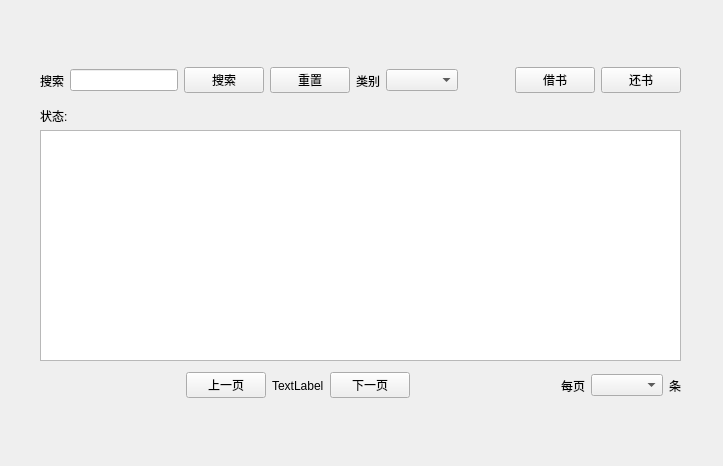
<?xml version="1.0" encoding="UTF-8"?>
<ui version="4.0">
 <class>BookDisplayWidget</class>
 <widget class="QWidget" name="BookDisplayWidget">
  <property name="geometry">
   <rect>
    <x>0</x>
    <y>0</y>
    <width>723</width>
    <height>466</height>
   </rect>
  </property>
  <property name="windowTitle">
   <string>Form</string>
  </property>
  <widget class="QTableView" name="tableView">
   <property name="geometry">
    <rect>
     <x>40</x>
     <y>130</y>
     <width>641</width>
     <height>231</height>
    </rect>
   </property>
  </widget>
  <widget class="QWidget" name="horizontalLayoutWidget">
   <property name="geometry">
    <rect>
     <x>40</x>
     <y>60</y>
     <width>641</width>
     <height>41</height>
    </rect>
   </property>
   <layout class="QHBoxLayout" name="searchQHBoxL">
    <item>
     <widget class="QLabel" name="searchLabel">
      <property name="text">
       <string>搜索</string>
      </property>
      <property name="alignment">
       <set>Qt::AlignmentFlag::AlignRight|Qt::AlignmentFlag::AlignTrailing|Qt::AlignmentFlag::AlignVCenter</set>
      </property>
     </widget>
    </item>
    <item>
     <widget class="QLineEdit" name="searchLineEdit">
      <property name="enabled">
       <bool>true</bool>
      </property>
     </widget>
    </item>
    <item>
     <widget class="QPushButton" name="searchBtn">
      <property name="text">
       <string>搜索</string>
      </property>
     </widget>
    </item>
    <item>
     <widget class="QPushButton" name="resetBtn">
      <property name="text">
       <string>重置</string>
      </property>
     </widget>
    </item>
    <item>
     <widget class="QLabel" name="categoryLabel">
      <property name="text">
       <string>类别</string>
      </property>
      <property name="alignment">
       <set>Qt::AlignmentFlag::AlignRight|Qt::AlignmentFlag::AlignTrailing|Qt::AlignmentFlag::AlignVCenter</set>
      </property>
     </widget>
    </item>
    <item>
     <widget class="QComboBox" name="categoryCombo"/>
    </item>
    <item>
     <spacer name="horizontalSpacer">
      <property name="orientation">
       <enum>Qt::Orientation::Horizontal</enum>
      </property>
      <property name="sizeHint" stdset="0">
       <size>
        <width>40</width>
        <height>20</height>
       </size>
      </property>
     </spacer>
    </item>
    <item>
     <widget class="QPushButton" name="borrowBtn">
      <property name="text">
       <string>借书</string>
      </property>
     </widget>
    </item>
    <item>
     <widget class="QPushButton" name="returnBtn">
      <property name="text">
       <string>还书</string>
      </property>
     </widget>
    </item>
   </layout>
  </widget>
  <widget class="QWidget" name="horizontalLayoutWidget_2">
   <property name="geometry">
    <rect>
     <x>40</x>
     <y>100</y>
     <width>641</width>
     <height>31</height>
    </rect>
   </property>
   <layout class="QHBoxLayout" name="statusQHBoxL">
    <item>
     <widget class="QLabel" name="statusLabel">
      <property name="text">
       <string>状态:</string>
      </property>
     </widget>
    </item>
   </layout>
  </widget>
  <widget class="QWidget" name="horizontalLayoutWidget_3">
   <property name="geometry">
    <rect>
     <x>40</x>
     <y>370</y>
     <width>641</width>
     <height>31</height>
    </rect>
   </property>
   <layout class="QHBoxLayout" name="paginationQHBoxL">
    <item>
     <spacer name="horizontalSpacer_2">
      <property name="orientation">
       <enum>Qt::Orientation::Horizontal</enum>
      </property>
      <property name="sizeHint" stdset="0">
       <size>
        <width>40</width>
        <height>20</height>
       </size>
      </property>
     </spacer>
    </item>
    <item>
     <widget class="QPushButton" name="prevPageBtn">
      <property name="text">
       <string>上一页</string>
      </property>
     </widget>
    </item>
    <item>
     <widget class="QLabel" name="pageLabel">
      <property name="text">
       <string>TextLabel</string>
      </property>
     </widget>
    </item>
    <item>
     <widget class="QPushButton" name="nextPageBtn">
      <property name="text">
       <string>下一页</string>
      </property>
     </widget>
    </item>
    <item>
     <spacer name="horizontalSpacer_3">
      <property name="orientation">
       <enum>Qt::Orientation::Horizontal</enum>
      </property>
      <property name="sizeHint" stdset="0">
       <size>
        <width>40</width>
        <height>20</height>
       </size>
      </property>
     </spacer>
    </item>
    <item>
     <widget class="QLabel" name="label_2">
      <property name="text">
       <string>每页</string>
      </property>
     </widget>
    </item>
    <item>
     <widget class="QComboBox" name="pageSizeCombo"/>
    </item>
    <item>
     <widget class="QLabel" name="label_3">
      <property name="text">
       <string>条</string>
      </property>
     </widget>
    </item>
   </layout>
  </widget>
 </widget>
 <resources/>
 <connections/>
</ui>
